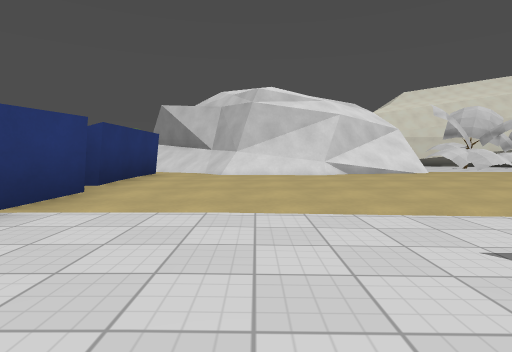
View 1 (above)

24 first-person views from a walk through a Godot game level. The camera is 1.2 m above the floor, tilts 4° down and sees 80° across. The floor is counted in squares, 2 m on a side. Each view is taken from the middle of a square. On the plan, view 1 faces up. The plan holds only what a view shows up to about 9 squares ahead; the rest is blank. The place goes on beyond the plan. Surface patterns are stand-ins for the level's own textures.

View 2
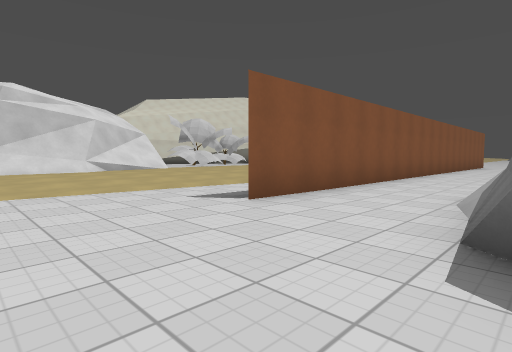

View 3
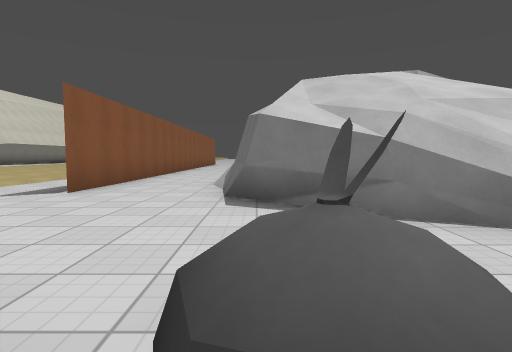

View 4
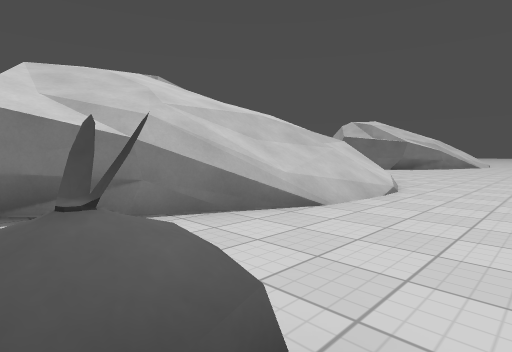

View 5
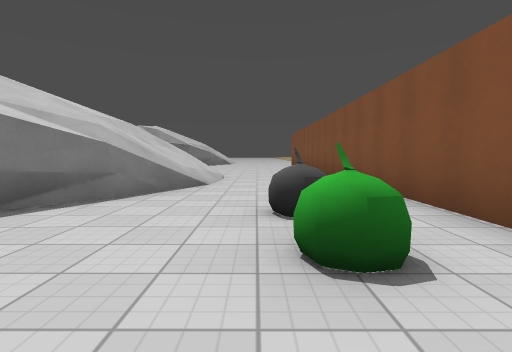

View 6
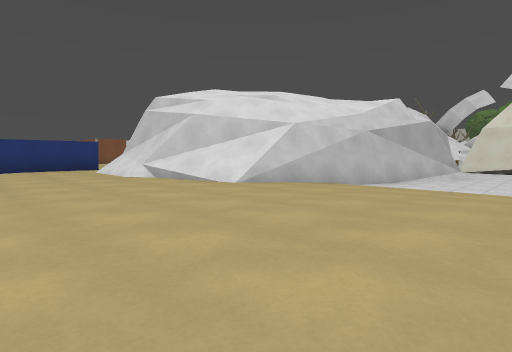

View 7
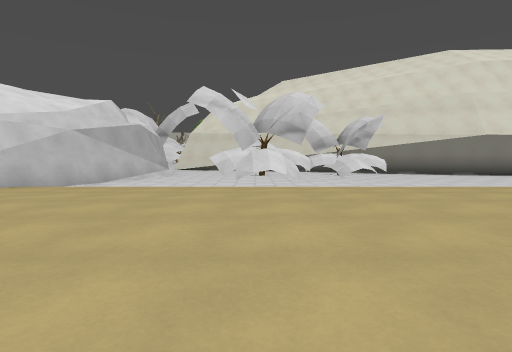

View 8
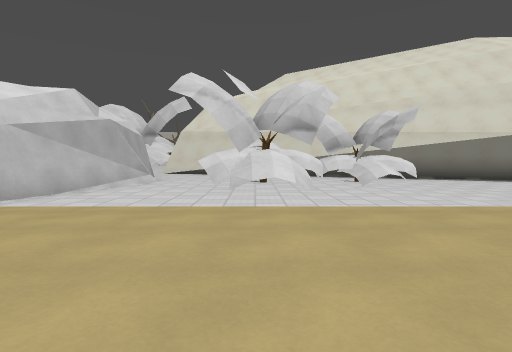

View 9
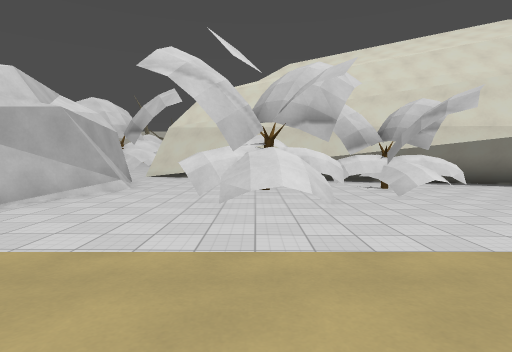

View 10
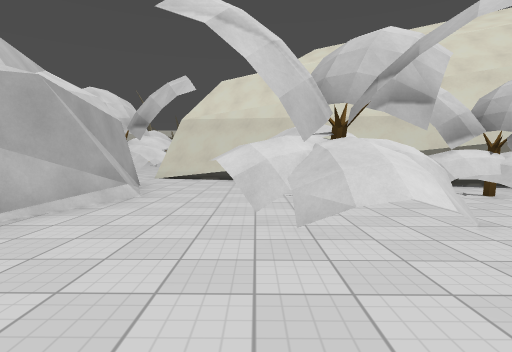

View 11
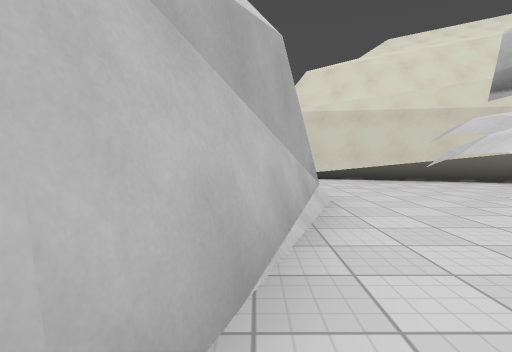

View 12
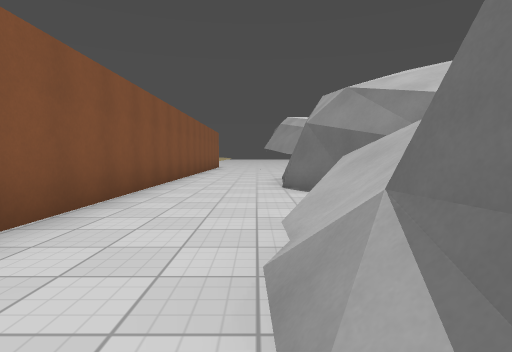

View 13
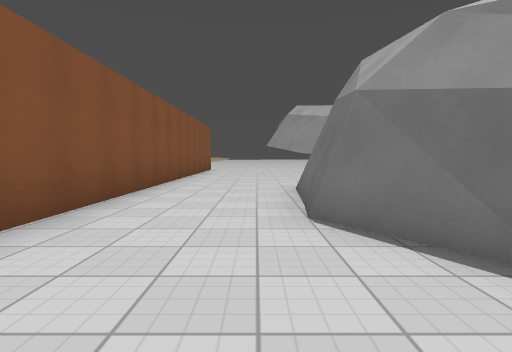

View 14
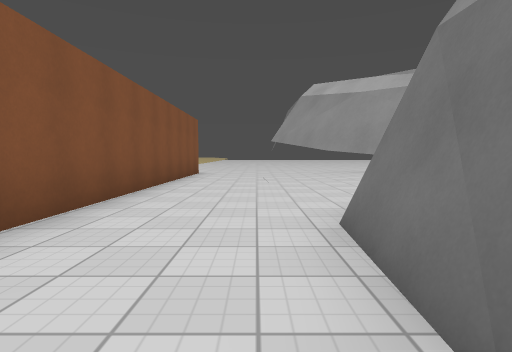

View 15
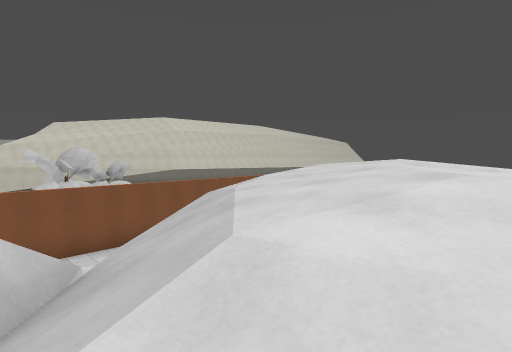

View 16
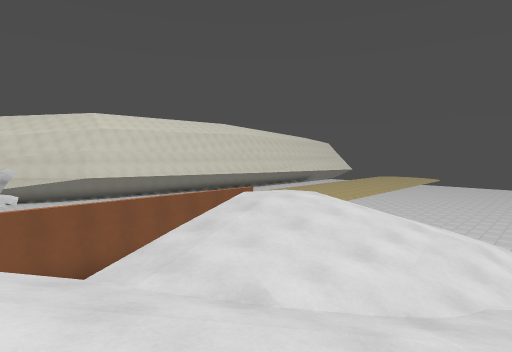

View 17
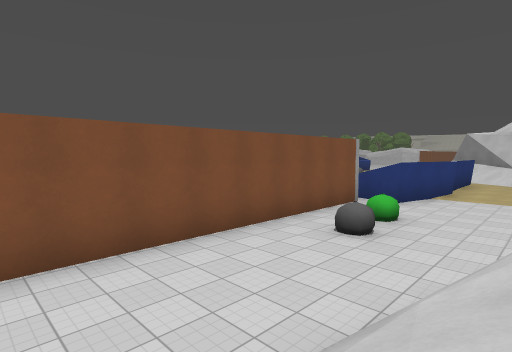

View 18
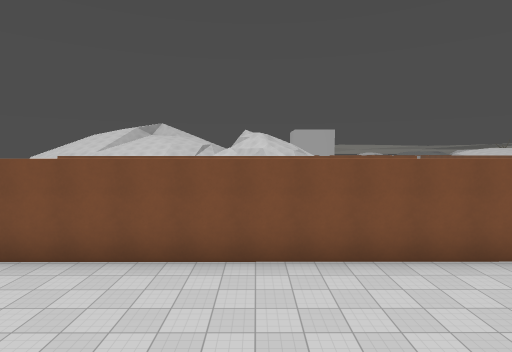

View 19
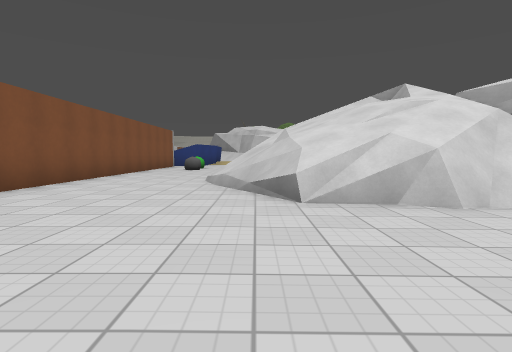

View 20
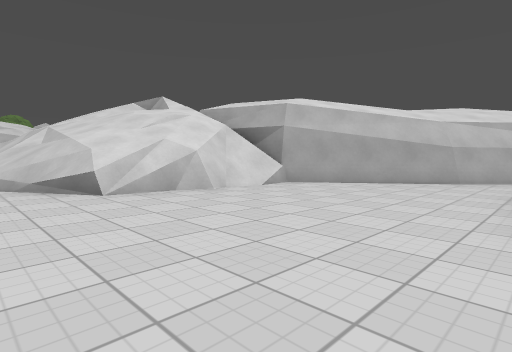

View 21
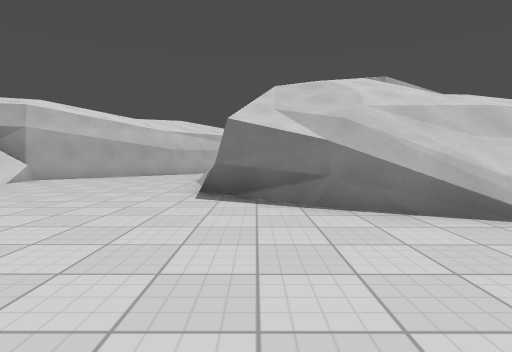

View 22
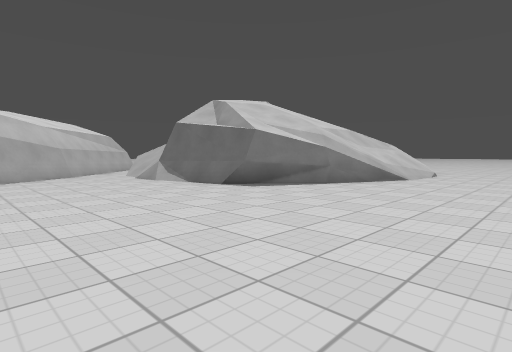

View 23
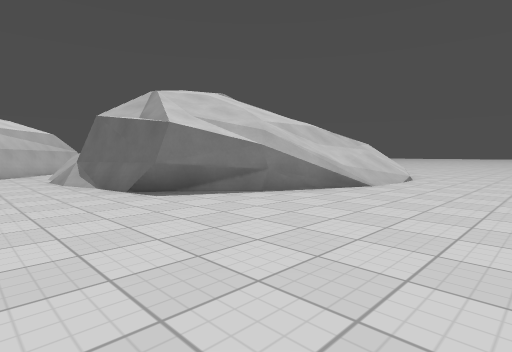

View 24
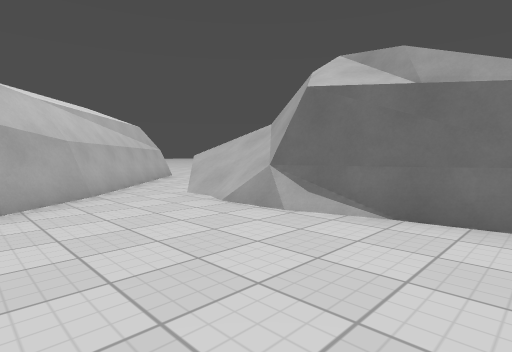

### Floor plan
Key: @ floor where view 1 was taken; # wall or solid block; . main floor; : floor 0.25 m higher than the main floor; - floor 0.25 m lower than the main floor; + floor 4.25 m higher than the main floor; * floor 4.75 m higher than the main floor; % floor 5 m higher than the main floor; / step, stairs or slope; = window, fence, low wall or low ledge; ^ raised ledge; v drop or lower ground.
Columns run from 4 left of view 1 to 17 right of it. Each row starts with its distance up from view 1.
 19            ####
 18            ---####
 17           #------#####
 16           #------#--##
 15           =-- -####---
 14          ##--###-#=---
 13          ##---##------
 12          #------------
 11          #-----------
 10        ###//////////
  9   /#= ##//:::::::::
  8   //###//::::::::::
  7  ^:////:::::::::::
  6  ^:::::::::::::::
  5  ^::::::::::::::
  4  ^:::::::::::::
  3  #.....///
  2 ^#.......
  1 #.....################
  0 #...@.......----------
 -1 #.=....///..---------
 -2 #.^..#vv=////####-##/-
 -3 #...////  /##///##///+
 -4 #...////  ////////////
 -5 #..////// ////////////
 -6 #..//// //////////////
 -7 #..//////////%*// ////
 -8 #../////////%*
 -9 #...=//////
-10 #....=/=/#//
-11 #........#v//
-12  .........#///
-13  ..........#///
-14  ........../#//
-15  ...../v##//-#/
-16  ....//==##/--#
-17  ..../////#
-18  .../////
-19   ../////
-20   ../////
-21   ..//
-22   ..//
-23   ...
-24   ..

Where each view was taken, in squares from view 1:
view 1: 0 up, 0 right, facing up
view 2: 2 down, 1 left, facing up-right
view 3: 2 down, 3 left, facing right
view 4: 2 down, 3 left, facing down-right
view 5: 1 up, 2 left, facing down
view 6: 4 up, 9 right, facing up-left
view 7: 4 up, 10 right, facing up
view 8: 6 up, 10 right, facing up
view 9: 8 up, 10 right, facing up
view 10: 10 up, 9 right, facing up
view 11: 11 up, 6 right, facing up
view 12: 1 down, 3 right, facing right
view 13: 1 down, 6 right, facing right
view 14: 1 down, 9 right, facing right
view 15: 8 down, 5 right, facing up-right
view 16: 7 down, 12 right, facing up-right
view 17: 7 down, 0 right, facing up-left
view 18: 7 down, 1 right, facing left
view 19: 14 down, 0 right, facing up
view 20: 15 down, 1 left, facing up-right
view 21: 16 down, 3 left, facing right
view 22: 11 down, 3 left, facing down-right
view 23: 13 down, 3 left, facing down-right
view 24: 12 down, 2 right, facing down-right
